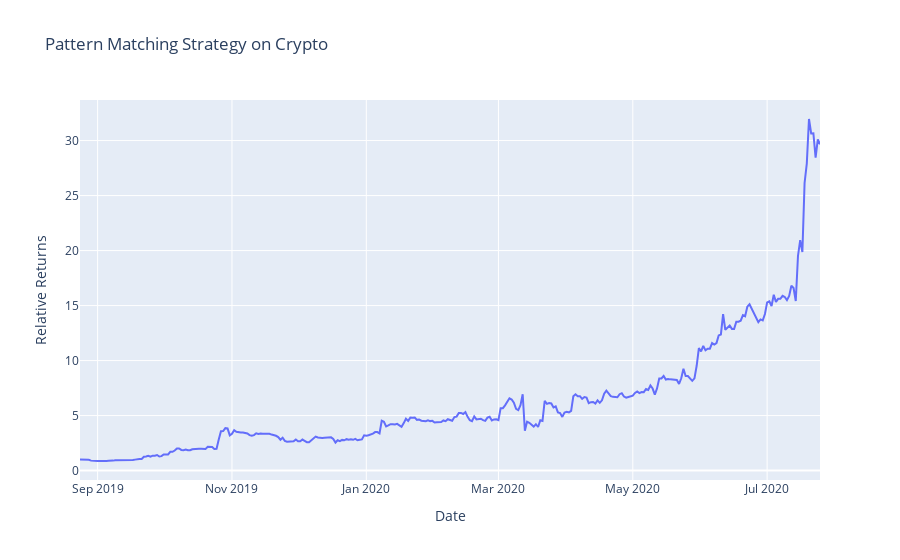

The cell this chart's notebook holds for it:
### Code cell
fig = go.Figure()
idx = pm.portfolio_return.index
fig.add_trace(go.Scatter(x=idx, y=pm.portfolio_return['Returns'], name="PM"))
fig.update_layout(title='Pattern Matching Strategy on Crypto', xaxis_title='Date', yaxis_title='Relative Returns')
fig.show()

### Figure 1 — Plotly figure (JSON) as saved in the notebook; plotly's stock layout.template omitted (floating-point values rounded to 4 significant figures; data arrays with more than 128 entries replaced by an {"elided": "..."} marker saying what was removed)
{"data": [{"name": "PM", "type": "scatter", "x": {"elided": "337 str values"}, "y": {"elided": "337 float values"}}], "layout": {"title": {"text": "Pattern Matching Strategy on Crypto"}, "xaxis": {"title": {"text": "Date"}}, "yaxis": {"title": {"text": "Relative Returns"}}}}
